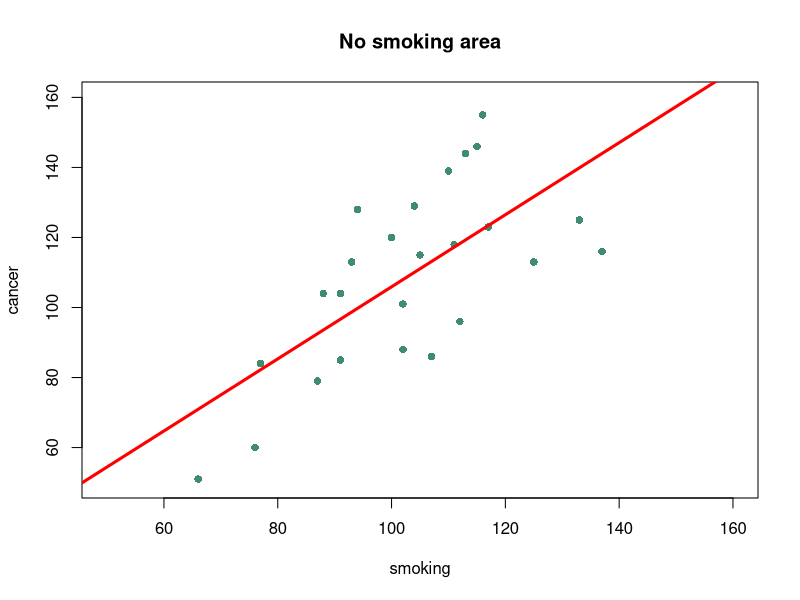

Recreate this plot in R.
#
# Smoking and Cancer
#
setwd("C:\\Users\\Admin\\Desktop\\R Code")
install.packages("tidyverse")
library(tidyverse)



# Q1
data<-read_csv("smoking_cancer.csv")
View(data)

# Q2
# H0: There is NO correlation between smoking and cancer

# Q3
# H1: There IS    correlation between smoking and cancer

# Q4
data
dim(data)
colnames(data)
str(data)
summary(data)
View(data)

# Q5
plot(data$smoking, data$cancer,
     main="No smoking area",
     xlab="smoking",
     ylab="cancer",
     xlim=range(50:160),
     ylim=range(50:160),
     col="#3F8C6F",
     pch=16 #values between 0 and 25 (8,...)
)

# Q6
cor(data$smoking, data$cancer)

# Q7
model <- lm(cancer ~ smoking, data)
model

# Q8
abline(model, col="red", lwd=3)

# Q9
summary(model)

# p-value is 0.000184
# which means our confidence level is above 95%,
# and we have enough evidence to reject H0
# However, do we have enough evidence to accept H1?
# Probably not!
#
# And this is where you (as data scientist) make a choice, what to do next:
# come to a [possibly wrong] conclusion that smoking is not linked to cancer,
# or request more data to be analysed
#
# However, even with more data scientists will not be able to prove H1
# They will never be able to prove H1 (simply because statistics don't work that way)
